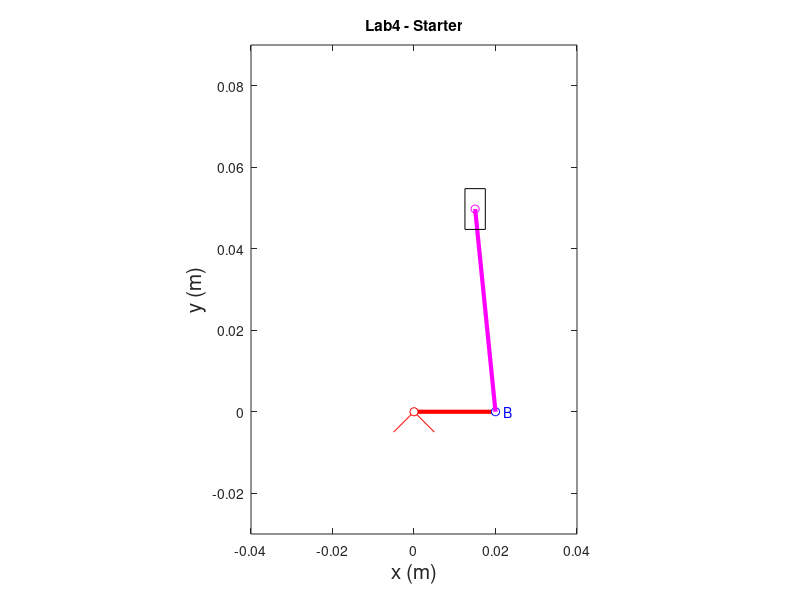
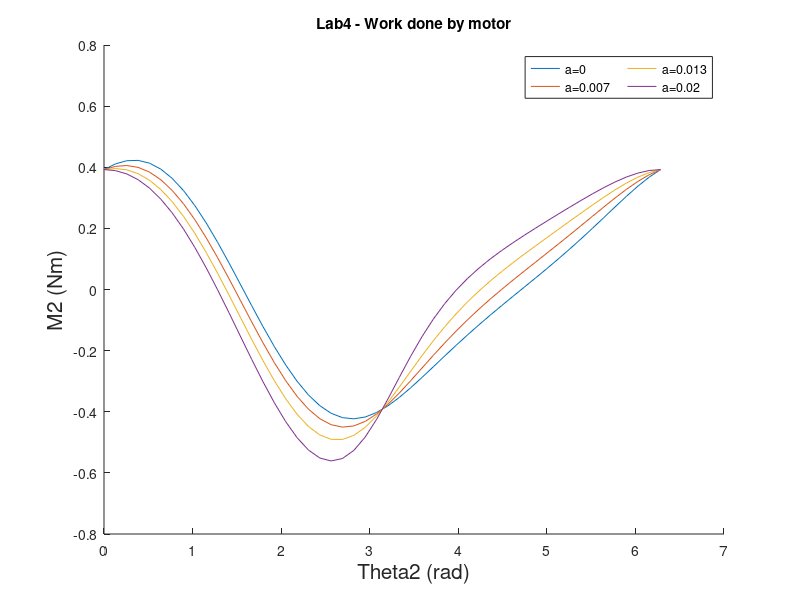
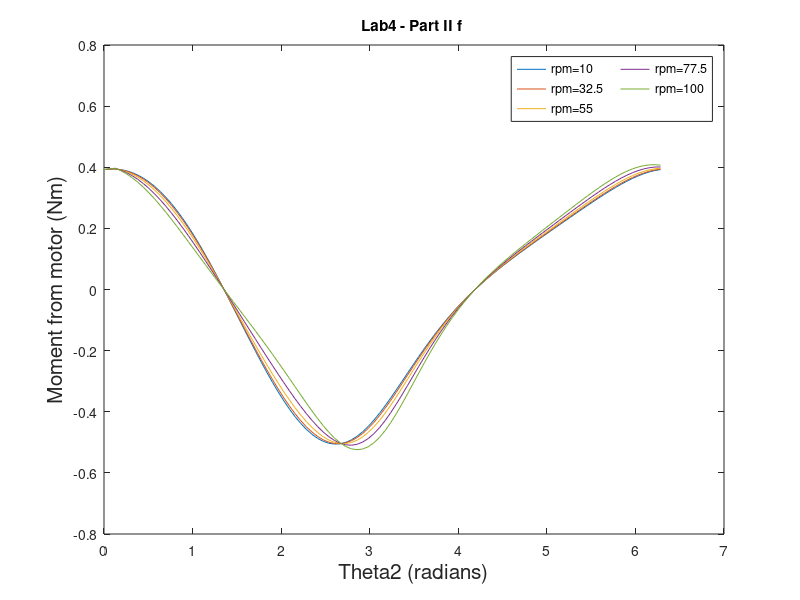

Recreate these plots in MATLAB, in order.
%%% MIE301 Lab 4
%% Starter Code - Calculate mechanism motion and plot it
close all; % closes all figures
clear all; % clears all variables from memory
clc;       % clears all calculations from the Matlab workspace

% Plot Parameters: these will be used to set the axis limits on the figure
xmin= -.04; % leftmost window edge
xmax= .04;  % rightmost window edge
ymin= -.03; % bottom window edge
ymax= .09;  % top window edge

% Link Parameters
theta2_steps = 50; % number of theta2 configuration steps to calculate along mechanism rotation
max_rotation_theta2 = 360 *pi/180; % rotation limit of theta2, radians
theta2 = linspace(0,max_rotation_theta2,theta2_steps); % link 2 rotation into 'increments' number of angles
R = 0.02;          % link #2 length R, cm
L = 0.05;          % link 3 length L, cm
a = 0.015;          % offset, cm
W = 2*9.81;  %weight in N

% set up figure
figure(1);                         %create new figure
% set(1,'WindowStyle','Docked')    %dock the figure

% calculate mechanism motion and plot it
for i=1:theta2_steps                             % step through motion of the mechanism
    hold off;    
    % Draw Link 2:
    Ax(i) = 0;                                   % pivot point of link 2 position
    Ay(i) = 0;                                   % pivot point of link 2 position
    Bx(i) = R*cos( theta2(i) );                  % point B position
    By(i) = R*sin( theta2(i) );                  % point B position
    plot( [Ax(i) Bx(i)], [Ay(i), By(i)],'Color','r','LineWidth',3 ); % draw the link from A to B for the current configuration
    hold on;
    grid on;    
    % Draw Base Pivot:
    recsz = 0.005;                                  % size of drawn base pivot
    plot([0,recsz],[0,-recsz],'r');                 % draw base pivot
    plot([0,-recsz],[0,-recsz],'r');                % draw base pivot
    plot(0,0,'ro','MarkerFaceColor','w');           % draw a small circle at the base pivot point
    plot(Bx(i), By(i), 'bo','MarkerFaceColor','w'); % draw a small circle at B
    text(Bx(i)+.002, By(i), 'B','color','b');       % label point B    
    % Calculate D here:
    theta3(i) = acos( (a-R*cos(theta2(i)))/L );
    D(i) = R*sin(theta2(i)) + L*sin(theta3(i)); 
    % D(i) = R*sin(theta2(i)) + sqrt( L^2 - ( a-R*cos(theta2(i)) )^2 );
    % Draw Link 3:
    plot(a,D(i),'mo','MarkerFaceColor','w');           % draw a small circle at the piston pivot point
    plot( [Bx(i), a], [ By(i), D(i)],'Color','m','LineWidth',3 );   % draw the link from B to C for the current configuration
    % Draw piston:
    rectangle('position',[ a-.0025, D(i)-.005, .005, .01 ] );       % draw the piston itself [x y w h]
    % Figure properties 
    hold on;                            % draw on top of the current figure
    xlabel('x (m)', 'fontsize', 15);    % axis label
    ylabel('y (m)', 'fontsize', 15);    % axil label 
    grid off;                           % add a grid to the figure
    axis equal;                         % make sure the figure is not stretched
    title('Lab4 - Starter');            % add a title to the figure
    axis( [xmin xmax ymin ymax] );      % figure axis limits
    pause(0.009);                       % wait to proceed to next configuration, seconds
    
end


%% Part I - Quasi-Static Force Analysis
%  Part I, a & b
clear all
close all
clc

theta2_steps = 50; 
theta2 = linspace(0, 2*pi, theta2_steps);
R = .02;          % link #2 length R, m
L = .05;          % link 3 length L, m
intervals = 3;
a=[0, 0.01, 0.015];
weight = 2*9.81;
for j=1:intervals
    for i=1:theta2_steps
        theta3(i) = acos( (a(j)-R*cos(theta2(i)))/L );        
%         Formula for M2 in terms of weight
        M2(i) = weight/sin(theta3(i))*R*sin(theta3(i)-theta2(i));
    end

end

[maxMom, maxMomInd] = max(M2);
maxtheta2 = theta2(maxMomInd)


%% Part I, C: Work Calculations 
weight = 2*9.81;

% stroke length
stroke = sqrt((R+L)^2-a(3)^2)-sqrt((R-L)^2-a(3)^2)

% Work Done to lift
W_lift = stroke*weight

MotorWork = 0;  % Initializing accumulator
minTheta = acos(a(3)/(R+L));
maxTheta = acos(a(3)/(R-L));

indMin = find(theta2>minTheta, 1, "first")
indMax = find(theta2<(minTheta + pi), 1, "last")

theta2(indMin);
theta2(indMax);

for i = indMin:(indMax-1)     % Numerical Integral
    MW_partial = (theta2(i+1)-theta2(i))*weight/sin(theta3(i+1))*0.02*sin(theta3(i+1)-theta2(i+1));
    MotorWork = MotorWork + MW_partial;
end
MotorWork


%% Part I, D: Plot torque for several offset values a = 0 to 2cm
clear all
close all
clc

theta2_steps = 50; 
theta2 = linspace(0, 2*pi, theta2_steps);
R = .02;          % link #2 length R, cm
L = .05;          % link 3 length L, cm
weight = 2*9.81;
intervals = 4;
a=linspace(0,0.02,intervals);
% a=[0, 0.01, 0.015];
weight = 2*9.81;

figure(2);

for j=1:intervals
    hold on;
    for i=1:theta2_steps
        theta3(i) = acos( (a(j)-R*cos(theta2(i)))/L );
        D(i) = R*sin(theta2(i)) + L*sin(theta3(i)); 
        M2(i) = weight/sin(theta3(i))*R*sin(theta3(i)-theta2(i));
    end
    plot(theta2, M2);

end
legend("a=0","a=0.007","a=0.013","a=0.02","NumColumns",2)
title('Lab4 - Work done by motor');
xlabel('Theta2 (rad)', 'fontsize', 15);   % axis label
ylabel('M2 (Nm)', 'fontsize', 15);   % axil label


%% Part II,  Dynamic Force Analysis
%  Part II, e & f

clear all
close all
clc

theta2_steps = 100; 
theta2 = linspace(0, 2*pi, theta2_steps);
R = 0.02;          % link #2 length R, cm
L = 0.05;          % link 3 length L, cm
a = 0.015;

rpm_steps = 5;
theta2_dot = linspace(10,100,rpm_steps); % rotation rate, rpm

for j=1:rpm_steps
    t_rev = 60/theta2_dot(j); %Minutes per revolution * 60 seconds
    time = linspace(0, t_rev, theta2_steps);
    %%% as rpm changes, time step changes too! 
    %%% you need timeStep(j) to calculate velocity and acceleration!
    % ∆t = time full revolution/theta2_steps
    timeStep(j) = t_rev/theta2_steps;   
     
    %For j=1, rpm =10
    for i=1:theta2_steps 
        theta3(i) = acos( (a-R*cos(theta2(i)))/L );
        D(i) = R*sin(theta2(i)) + L*sin(theta3(i));
        
        %%% velocity calculations - numerical method
        if i<2
            vel(i,j) = 0; % Velocity is set to 0 when theta2 is 0.
        else
            %When we have more than 1 position, calculate velocity using
            %difference in position over 1 timestep.
            vel(i,j) = (D(i)-D(i-1))/(timeStep(j));  
        end
        %%% acceleration calculations - numerical method
        if i<3
            acc(i,j) = 0; % The change in velocity from the 3rd step onwards is considered. 
        else
            acc(i,j) = (vel(i,j)-vel(i-1,j))/(timeStep(j)); 
        end
        
        %%% Torque calculations
        weight(i, j) = 2*9.81;     
        F_Inertial(i,j) = 2*acc(i,j);

        M2(i,j) = ((weight(i,j)+F_Inertial(i,j))/sin(theta3(i)))*R*sin(theta3(i)-theta2(i));
    end    
end
figure(3);
plot(theta2,M2);
legend('rpm=10','rpm=32.5','rpm=55',"rpm=77.5","rpm=100","NumColumns",2)
xlabel('Theta2 (radians)', 'fontsize', 15); 
ylabel('Moment from motor (Nm)', 'fontsize', 15);   
title('Lab4 - Part II f ');    
vel
acc
M2;

%% Part II, g:

for i=1:5
    [A,B] = max(abs(acc(:,i)));
    maxAccel(i) = A.*sign(acc(B,i));
    
end
maxAccel







%% End

















